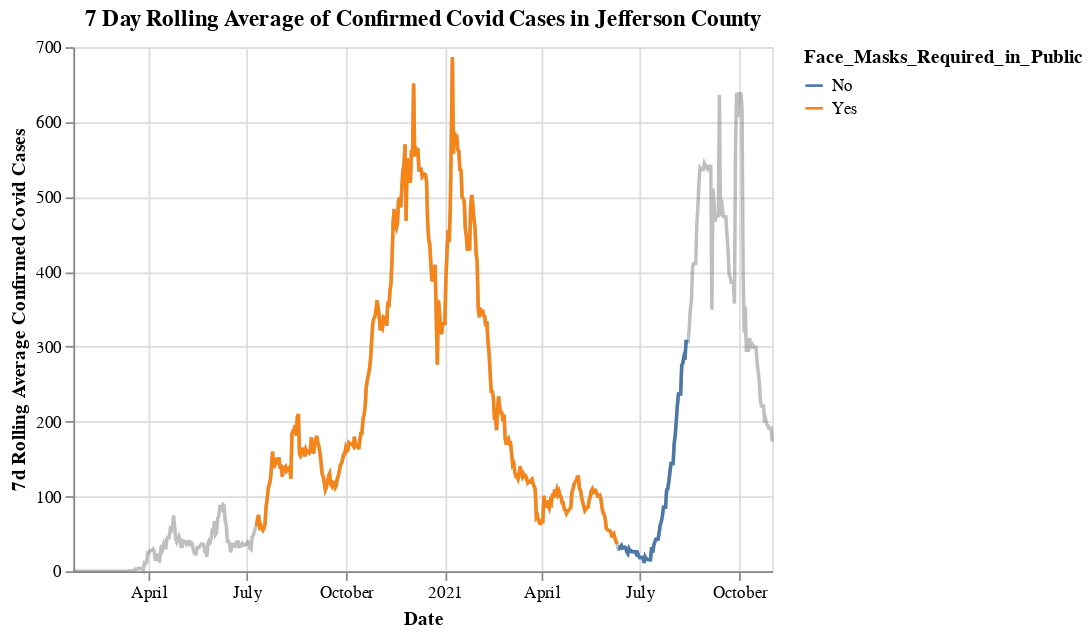

Notebook cell for this chart:
### Code cell
(smooth_chart+masks)

### Figure 1 — Vega-Lite specification as saved in the notebook (floating-point values rounded to 4 significant figures; data arrays with more than 128 entries replaced by an {"elided": "..."} marker saying what was removed)
{"config": {"view": {"continuousWidth": 400, "continuousHeight": 300}}, "layer": [{"data": {"name": "data-06b6627846595b0df076b5499729519a"}, "mark": {"type": "line", "color": "grey", "opacity": 0.5}, "encoding": {"tooltip": [{"type": "temporal", "field": "date"}, {"type": "quantitative", "field": "confirmed_cases"}, {"type": "temporal", "field": "date", "timeUnit": "day"}], "x": {"type": "temporal", "field": "date"}, "y": {"type": "quantitative", "field": "7dconfirmed_cases"}}}, {"data": {"name": "data-2da7c2ae25060b4a183ac76317fa2684"}, "mark": "line", "encoding": {"color": {"type": "nominal", "field": "Face_Masks_Required_in_Public"}, "tooltip": [{"type": "temporal", "field": "date"}, {"type": "quantitative", "field": "confirmed_cases"}, {"type": "temporal", "field": "date", "timeUnit": "day"}], "x": {"type": "temporal", "axis": {"title": "Date"}, "field": "date"}, "y": {"type": "quantitative", "axis": {"title": "7d Rolling Average Confirmed Covid Cases"}, "field": "7dconfirmed_cases"}}, "title": "7 Day Rolling Average of Confirmed Covid Cases in Jefferson County"}], "$schema": "https://vega.github.io/schema/vega-lite/v4.8.1.json", "datasets": {"data-06b6627846595b0df076b5499729519a": {"elided": "650 records"}, "data-2da7c2ae25060b4a183ac76317fa2684": {"elided": "402 records"}}}
